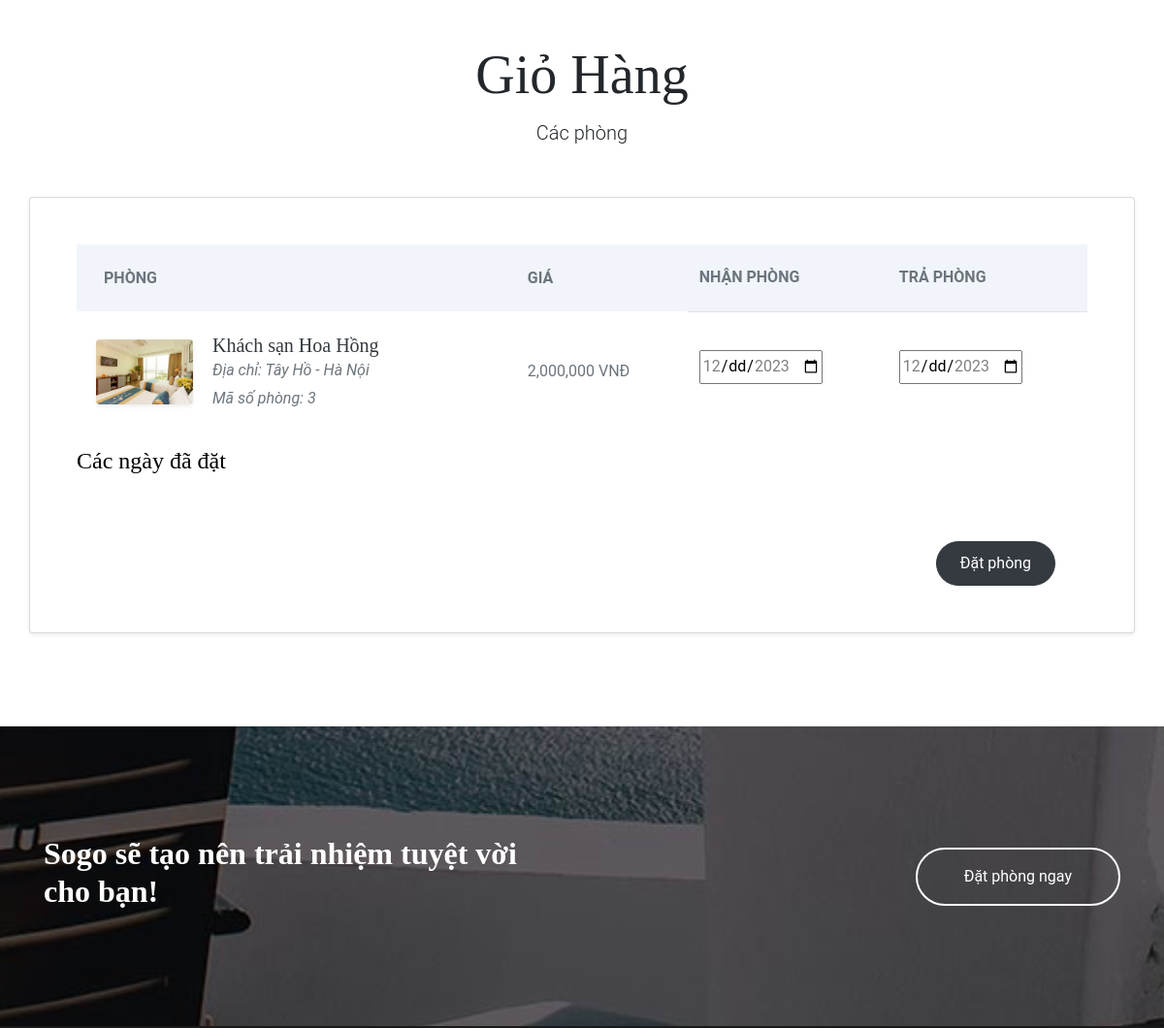
Before: /index.php?act=card&maPhongAdd=3 (middle part) with the older database file.
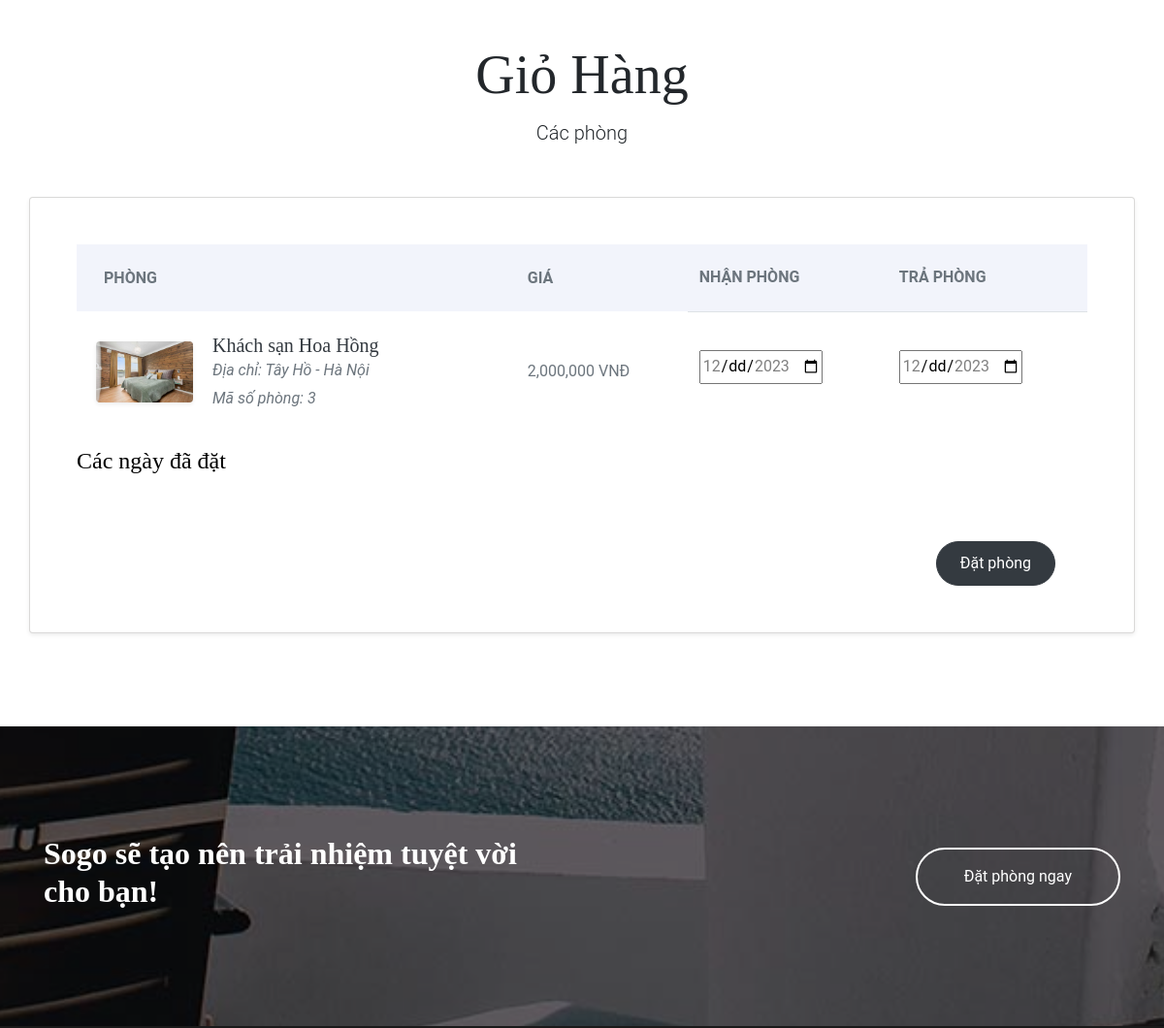
After: the same page with the newer database file.
### tables this page shows
CREATE TABLE `phong` (
  `maPhong` int(11) NOT NULL,
  `maKhachSan` int(11) NOT NULL,
  `soPhong` int(11) NOT NULL,
  `maLoaiPhong` int(11) NOT NULL,
  `giaPhong` float NOT NULL,
  `giuong` varchar(255) NOT NULL,
  `dienTich` int(11) NOT NULL,
  `image` varchar(255) NOT NULL,
  `trangThai` bit(1) NOT NULL DEFAULT b'0'
);

CREATE TABLE `khachsan` (
  `maKhachSan` int(11) NOT NULL,
  `tenKhachSan` varchar(50) NOT NULL,
  `diaDiem` varchar(250) NOT NULL,
  `tinhThanh` varchar(255) NOT NULL,
  `khoangGia` float DEFAULT NULL,
  `danhGia` int(1) NOT NULL DEFAULT 1,
  `anh1` varchar(255) NOT NULL,
  `anh2` varchar(255) DEFAULT NULL,
  `anh3` varchar(250) DEFAULT NULL,
  `anh4` varchar(255) DEFAULT NULL,
  `nhaHang` bit(1) NOT NULL DEFAULT b'0',
  `hoBoi` bit(1) NOT NULL DEFAULT b'0',
  `phongGym` bit(1) NOT NULL DEFAULT b'0',
  `wifi` bit(1) NOT NULL DEFAULT b'0',
  `mayLanh` bit(1) NOT NULL DEFAULT b'0',
  `hutThuoc` bit(1) NOT NULL DEFAULT b'0'
);

### PDO/sanpham.php (called while the page is built, shortened)
<?php
function addToCard($maPhong)
{
    $sql = "SELECT * FROM `phong` INNER JOIN khachsan ON phong.maKhachSan = khachsan.maKhachSan WHERE maPhong = $maPhong;";
    $row = pdo_truyVan1($sql);
    return $row;
}
function addDotToNumber($number)
{
    $number_parts = explode('.', $number);
    $integer_part = $number_parts[0];
    $formatted_number = number_format($integer_part);
    return $formatted_number;
}

### PDO/pdo.php (called while the page is built, shortened)
<?php
$servername = "localhost";
$username = "root";
$password = "";
try {
    $conn = new PDO("mysql:host=$servername;dbname=nhom12", $username, $password);
    $conn->setAttribute(PDO::ATTR_ERRMODE, PDO::ERRMODE_EXCEPTION);
    return $conn;
} catch (PDOException $e) {
    echo "Connection failed: " . $e->getMessage();
}
function pdo_truyVan1($sql)
{
    global $conn;
    try {
        $stmt = $conn->prepare($sql);
        $stmt->execute();
        $row = $stmt->fetch(PDO::FETCH_ASSOC);
        return $row;
    } catch (PDOException $e) {
        throw $e;
    } finally {
        unset($conn);
    }
}

### layout/card.php (the view, shortened to what the changed rows need)
<div class="px-4 px-lg-0" id="cuon">
  <div class="container text-white py-5 text-center" data-aos="fade-up">
    <h1 class="display-4" style="color: #23272b;">Giỏ Hàng</h1>
    <p class="lead mb-0" style="color: #23272b;">Các phòng</p>
  </div>
  <div class="pb-5">
    <div class="container">
      <div class="row">
        <div class="col-lg-12 p-5 bg-white rounded shadow-sm mb-5" style="border: 1px solid rgba(116, 112, 108, 0.267);">
          <form action="" id="myFrom" method="post">
            <div class="">
              <table class="table">
                <thead>
                  <tr data-aos="fade-up">
                    <th scope="col" class="border-0 bg-light">
                      <div class="p-2 px-3 text-uppercase">Phòng</div>
                    </th>
                    <th scope="col" class="border-0 bg-light">
                      <div class="py-2 text-uppercase">Giá</div>
                    </th>
                    <th scope="col" class="border-0 bg-light">
                      <div class="py-2 text-uppercase">Nhận phòng</div>
                    </th>
                    <th scope="col" class="border-0 bg-light">
                      <div class="py-2 text-uppercase">Trả phòng</div>
                    </th>
                  </tr>
                </thead>
                <tbody>
                  <?php
                  $value = addToCard($_GET['maPhongAdd']);
                  ?>
                  <tr data-aos="fade-up">
                    <th scope="row" class="border-0">
                      <div class="p-2">
                        <img src="<?php echo $value['image'] ?>" alt="" width="100" class="img-fluid rounded shadow-sm">
                        <div class="ml-3 d-inline-block align-middle">
                          <h5 class="mb-0"> <a href="#" class="text-dark d-inline-block align-middle"><?php echo $value['tenKhachSan'] ?></a></h5>
                          <span class="text-muted font-weight-normal font-italic d-block">Địa chỉ: <?php echo $value['diaDiem'] ?></span>
                          <span id="maPhong" class="text-muted font-weight-normal font-italic d-block">Mã số phòng: <?php echo $value['maPhong'];
                                                                                                                    $_SESSION['maPhong'] = $value['maPhong'] ?></span>
                        </div>
                      </div>
                    </th>
                    <td class="border-0 align-middle"><strong><?php $number = addDotToNumber($value['giaPhong']);
                                                              echo $number  ?> VNĐ</strong></td>
                    <td><input type="date" id="ngayNhan" name="ngayNhan" style="margin-top: 27px;" min="<?php $date = date('Y-m-d');
                                                                                                        echo $date ?>" max="<?php $chuyenDate = strtotime($date) + (30 * 86400);
                                                                                                                            $datemax = date('Y-m-d', $chuyenDate);
                                                                                                                            echo $datemax ?>"></td>
                    <td><input type="date" id="ngayTra" name="ngayTra" style="margin-top: 27px;" min="<?php $date = date('Y-m-d');
                                                                                                      echo $date ?>" max="<?php $chuyenDate = strtotime($date) + (30 * 86400);
                                                                                                                          $datemax = date('Y-m-d', $chuyenDate);
                                                                                                                          echo $datemax ?>"></td>
                  </tr>
                </tbody>
              </table>
              <h4>Các ngày đã đặt</h4>
            </div>
            <input type="submit" value="Đặt phòng" class="btn btn-dark px-4 rounded-pill" style="margin-left: 85%; margin-top: 60px">
          </form>
        </div>
      </div>
    </div>
  </div>
</div>

Changed rows visible on the page:
changed phong "Khách sạn Hoa Hồng": image: a different picture
